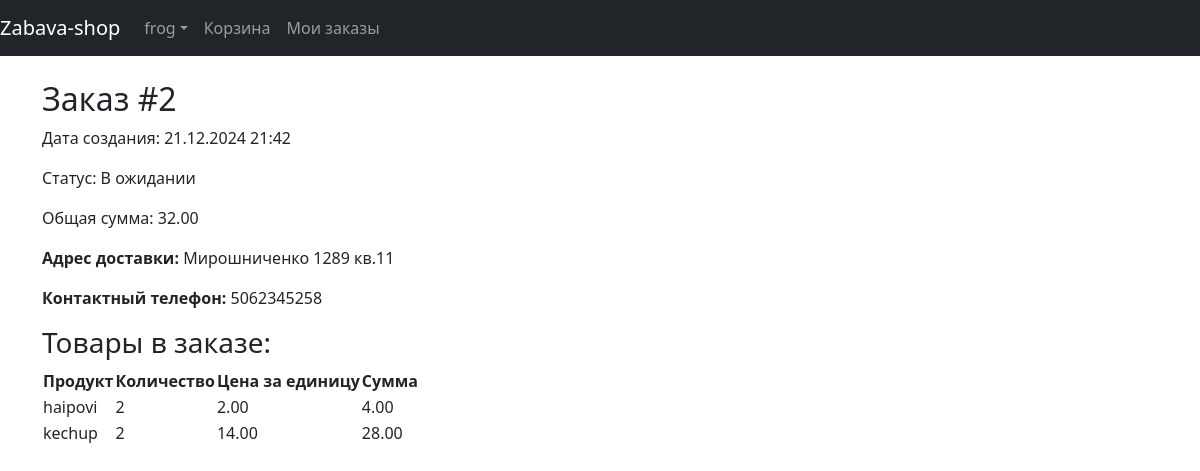
The app's page /order/2/ (signed in) with its own data.
### users/models.py (models this page shows)
class CustomUser(AbstractUser):
    user_balance= models.DecimalField(max_digits=10, decimal_places=2, default=0)

### orders/models.py (models this page shows, shortened)
class Order(models.Model):
    STATUS_CHOICES = [
        ('PENDING', 'В ожидании'),
        ('PROCESSING', 'В обработке'),
        ('COMPLETED', 'Завершен'),
        ('CANCELLED', 'Отменен'),
    ]
    user = models.ForeignKey(CustomUser, on_delete=models.CASCADE)
    created_at = models.DateTimeField(default=timezone.now)
    status = models.CharField(max_length=20, choices=STATUS_CHOICES, default='PENDING')
    total = models.DecimalField(max_digits=10, decimal_places=2, default=0)
    address = models.CharField(max_length=200, default= '')
    phone = models.CharField(max_length=13, default= '')

class OrderItem(models.Model):
    order = models.ForeignKey(Order, related_name='items', on_delete=models.CASCADE)
    product = models.ForeignKey(Product, on_delete=models.CASCADE)
    quantity = models.IntegerField(default=1)
    price = models.DecimalField(max_digits=10, decimal_places=2)  # Цена на момент заказа

### product/models.py (models this page shows, shortened)
class Product(models.Model):
    name = models.CharField(max_length=100)
    description = models.TextField()
    price = models.DecimalField(max_digits=10, decimal_places=2)

### orders/views.py (the view)
# urls.py: path('order/<int:order_id>/', OrderDetailView.as_view(), name='order_detail'),
class OrderDetailView(LoginRequiredMixin, DetailView):
    model = Order
    template_name = 'order/order_detail.html'
    context_object_name = 'order'
    pk_url_kwarg = 'order_id'
    def get_queryset(self):
        return Order.objects.filter(user=self.request.user)

### orders/templatetags/order_extras.py (called while the page is built)
@register.filter
def multiply(value, arg):
    return value * arg

### templates/order/order_detail.html
{% extends 'base.html' %}
{% load order_extras %}
{% block content %}
  <h2>Заказ #{{ order.id }}</h2>
  <p>Дата создания: {{ order.created_at|date:'d.m.Y H:i' }}</p>
  <p>Статус: {{ order.get_status_display }}</p>
  <p>Общая сумма: {{ order.total }}</p>
  <p>
    <strong>Адрес доставки:</strong> {{ order.address }}
  </p>
  <p>
    <strong>Контактный телефон:</strong> {{ order.phone }}
  </p>
  <h3>Товары в заказе:</h3>
  <table>
    <thead>
      <tr>
        <th>Продукт</th>
        <th>Количество</th>
        <th>Цена за единицу</th>
        <th>Сумма</th>
      </tr>
    </thead>
    <tbody>
      {% for item in order.items.all %}
        <tr>
          <td>{{ item.product.name }}</td>
          <td>{{ item.quantity }}</td>
          <td>{{ item.price }}</td>
          <td>{{ item.price|multiply:item.quantity }}</td>
        </tr>
      {% endfor %}
    </tbody>
  </table>
{% endblock %}

### templates/base.html (shortened to what this page needs)
<!DOCTYPE html>
<html lang="en">
  <head>
    <link href="https://cdn.jsdelivr.net/npm/bootstrap@5.3.3/dist/css/bootstrap.min.css" rel="stylesheet" />
  </head>
  <body>
    <nav class="navbar navbar-expand-md navbar-dark bg-dark mb-4">
      <a class="navbar-brand" href="{% url 'home' %}">Zabava-shop</a>
      <div class="collapse navbar-collapse" id="navbarCollapse">
        {% if user.is_authenticated %}
          <ul class="navbar-nav ml-auto">
            <li class="nav-item">
              <a class="nav-link dropdown-toggle" href="#" id="userMenu" data-bs-toggle="dropdown" aria-haspopup="true" aria-expanded="false">{{ user.username }}</a>
            </li>
            <li class="nav-item">
              <a class="nav-link" href="{% url 'cart' %}">Корзина</a>
            </li>
            <li>
              <a class="nav-link" href="{% url 'order_list' %}">Мои заказы</a>
            </li>
          </ul>
        {% else %}
          <form class="form-inline ml-auto">
            <a href="{% url 'login' %}" class="btn btn-outline-secondary">Log In</a>
            <a href="{% url 'signup' %}" class="btn btn-primary ml-2">Sign up</a>
          </form>
        {% endif %}
      </div>
    </nav>
    <div class="container">
      {% block content %}
      {% endblock %}
    </div>
  </body>
</html>

### records on screen
CustomUser: username "frog"
Order: id "2", created_at "21.12.2024 21:42", status "В ожидании", total "32.00", address "Мирошниченко 1289 кв.11", phone "5062345258"
OrderItem: product.name "haipovi", quantity "2", price "2.00", price|multiply "4.00"
OrderItem: product.name "kechup", quantity "2", price "14.00", price|multiply "28.00"
